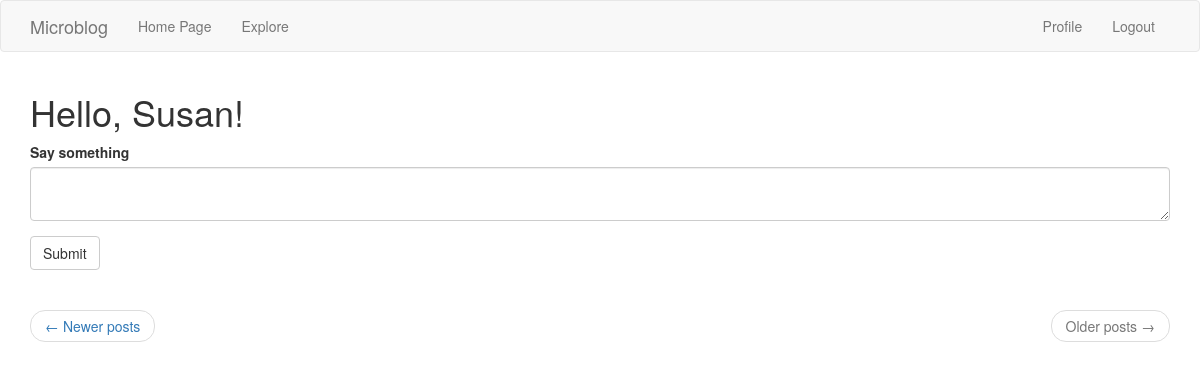
The app's page /index?page=2 (signed in), older data.
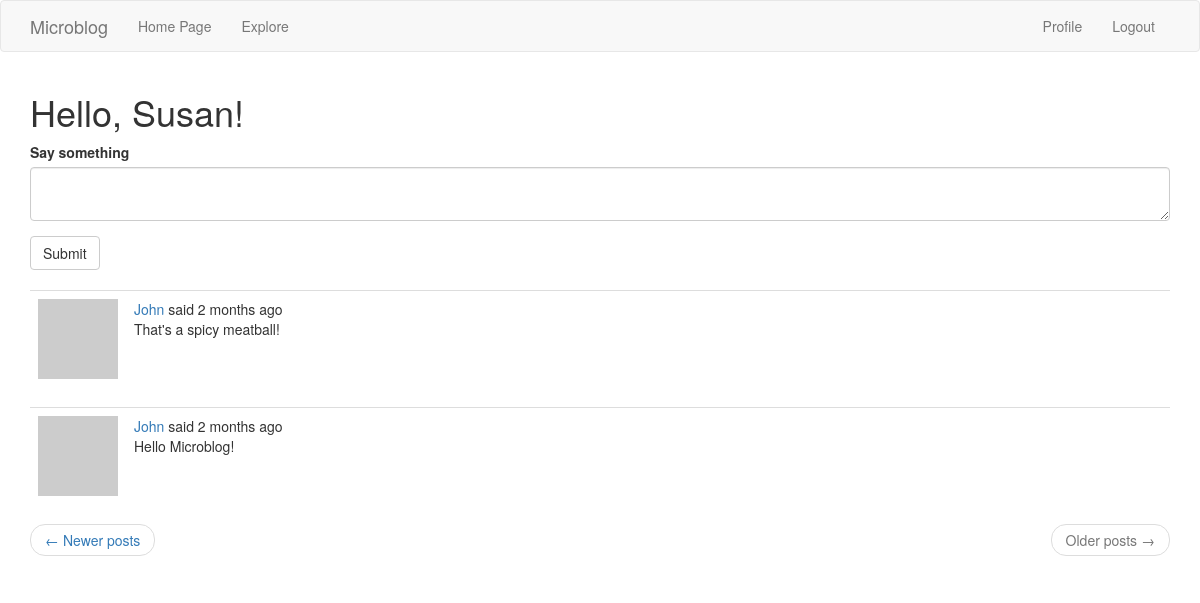
The same page, newer data.
### app/models.py (models this page shows, shortened)
class Post(db.Model):
    id = db.Column(db.Integer, primary_key=True)
    body = db.Column(db.String(140))
    timestamp = db.Column(db.DateTime, index=True, default=datetime.utcnow)
    user_id = db.Column(db.Integer, db.ForeignKey('user.id'))

### app/main/routes.py (the view)
@bp.route("/", methods=["GET", "Post"])
@bp.route("/index", methods=["GET", "Post"])
@login_required
def index():
    form = PostForm()
    if form.validate_on_submit():
        post = Post(body=form.post.data, author=current_user)
        db.session.add(post)
        db.session.commit()
        flash(_("Your post is now live!"))
        return redirect(url_for("main.index"))
    page = request.args.get("page", 1, type=int)
    posts = current_user.followed_posts().paginate(
        page, myApp.config["POSTS_PER_PAGE"], False)
    next_url = url_for("main.index", page=posts.next_num) \
        if posts.has_next else None
    prev_url = url_for("main.index", page=posts.prev_num) \
        if posts.has_prev else None
    return render_template("index.html", title="Home Page", form=form, posts=posts.items, next_url=next_url, prev_url=prev_url)

### app/main/forms.py
class PostForm(FlaskForm):
    post = TextAreaField("Say something", validators=[
        DataRequired(), Length(min=1, max=140)])
    submit = SubmitField("Submit")

### app/main/routes.py (called while the page is built)
@bp.before_request
def before_request():
    if current_user.is_authenticated:
        current_user.last_seen = datetime.utcnow()
        db.session.commit()

### app/models.py (called while the page is built)
@login.user_loader
def load_user(id):
    return User.query.get(int(id))

    def avatar(self, size):
        digest = md5(self.email.lower().encode('utf-8')).hexdigest()
        print('https://www.gravatar.com/avatar/{}?d=identicon&s={}'.format(digest, size))
        return 'https://www.gravatar.com/avatar/{}?d=identicon&s={}'.format(digest, size)

    def followed_posts(self):
        followed = Post.query.join(
            followers, (followers.c.followed_id == Post.user_id)).filter(
                followers.c.follower_id == self.id)
        own = Post.query.filter_by(user_id=self.id)
        return followed.union(own).order_by(Post.timestamp.desc())

### app/templates/index.html
{% extends "base.html" %}
{% import 'bootstrap/wtf.html' as wtf %}
{% block app_content %}
    <h1>Hello, {{ current_user.username }}!</h1>
    {% if form %}
    {{ wtf.quick_form(form) }}
    <br>
    {% endif %}
    {% for post in posts %}
        {% include '_post.html' %}
    {% endfor %}
    <nav aria-label="...">
        <ul class="pager">
            <li class="previous{% if not prev_url %} disabled{% endif %}">
                <a href="{{ prev_url or '#' }}">
                    <span aria-hidden="true">&larr;</span> Newer posts
                </a>
            </li>
            <li class="next{% if not next_url %} disabled{% endif %}">
                <a href="{{ next_url or '#' }}">
                    Older posts <span aria-hidden="true">&rarr;</span>
                </a>
            </li>
        </ul>
    </nav>
{% endblock %}

### app/templates/_post.html (shortened to what this page needs)
    <table class="table table-hover">
        <tr>
            <td width="70px">
                <a href="{{ url_for('main.user', username=post.author.username) }}">
                    <img src="{{ post.author.avatar(70) }}" />
                </a>
            </td>
            <td>
                {{ _("%(username)s said %(when)s",
            username=user_link, when=moment(post.timestamp).fromNow()) }}
                <br>
                {{ post.body }}
            </td>
        </tr>
    </table>

Row changes from the older to the newer data that the page shows:
added Post: body "That's a spicy meatball!"
added Post: body "Hello Microblog!"
